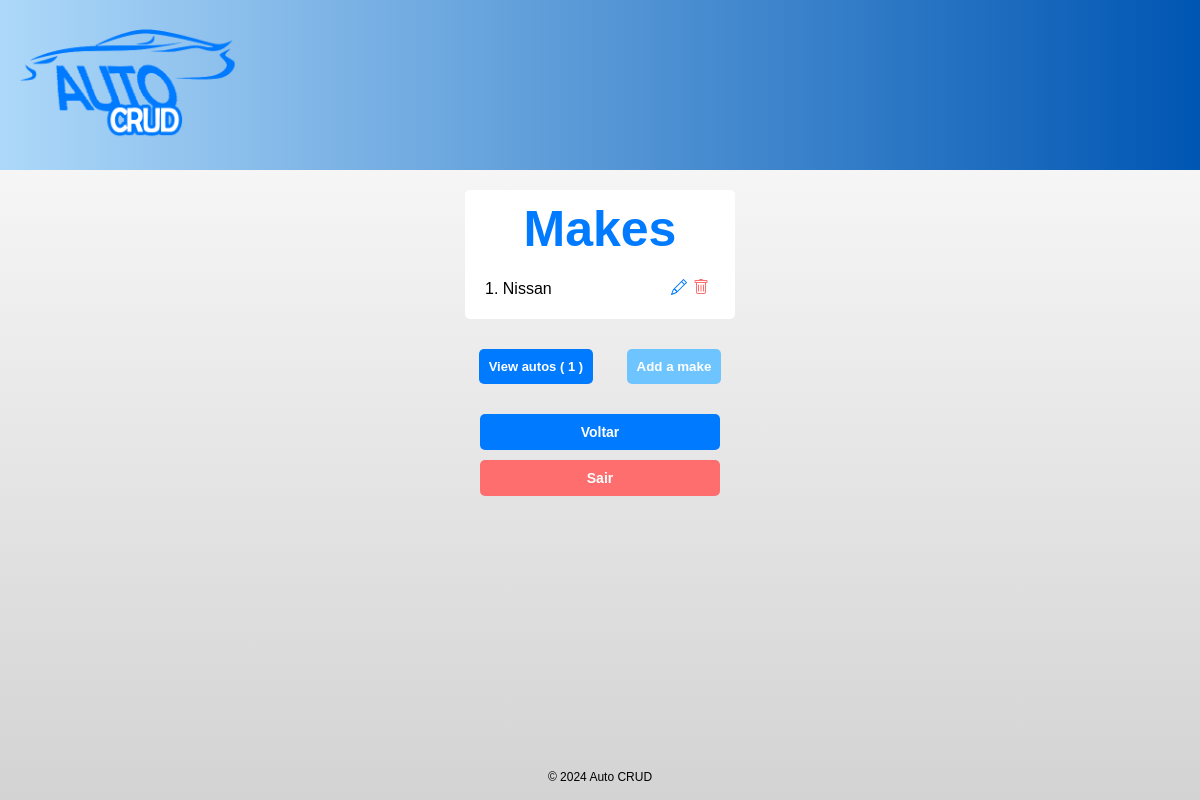
/crud/makes/ (signed in), run on an earlier commit of the app's database.
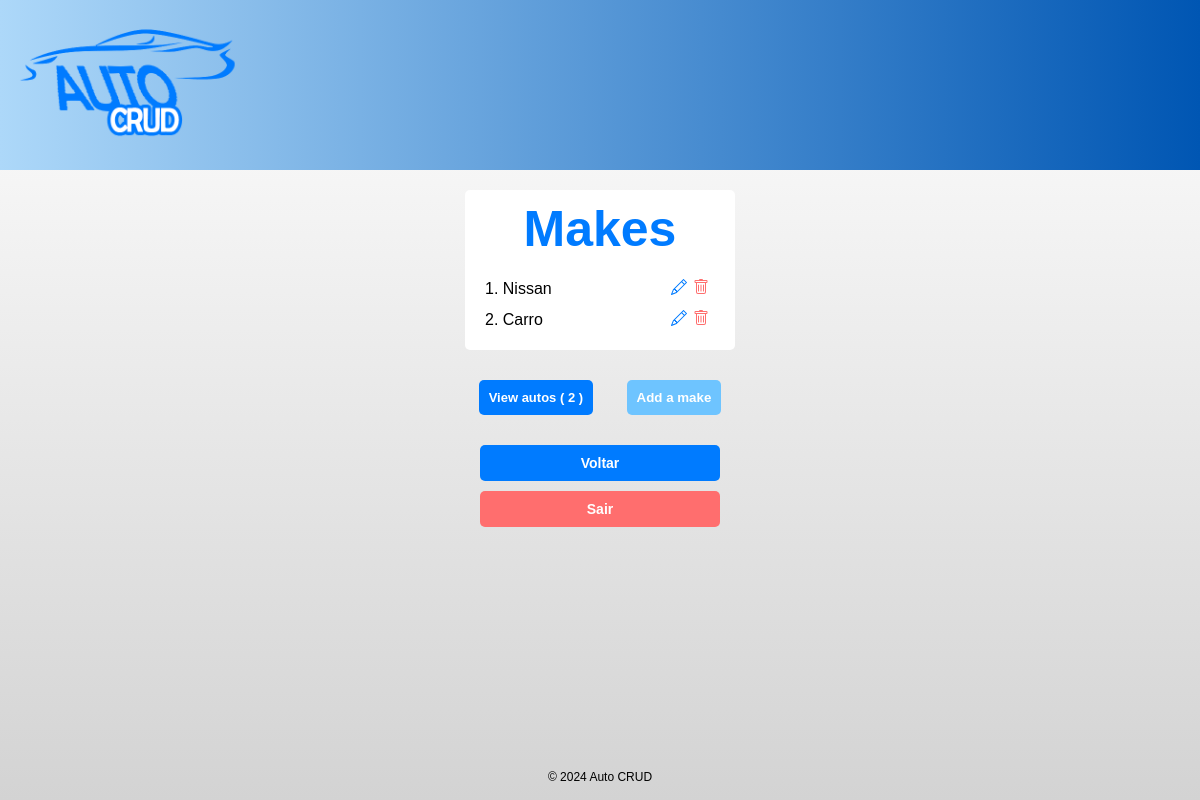
And on a later commit of the database.
### autocrud/models.py (models this page shows, shortened)
class Make(models.Model):
    name = models.CharField(max_length=50)
    user = models.ForeignKey(User, on_delete=models.CASCADE, null=False)

### autocrud/views.py (the view)
# urls.py: path('makes/', views.makes, name='makes'),
@login_required(login_url='/crud/login/')
def makes(request):
    if request.method == 'POST' and 'sair' in request.POST:
        logout(request)
        return redirect('autocrud:autos')
    else:
        user_id = request.user.id
        makes = Make.objects.filter(user_id=user_id)
        autoCount = Auto.objects.filter(user_id=user_id).count()
        return render(request, 'makelist.html', {'makes': makes, 'autoCount': autoCount })

### autocrud/templates/makelist.html (shortened to what this page needs)
{% extends "base.html" %}
{% block content %}
{% if makes %}
<div style="margin-top: 20px; background-color: white; padding: 10px 20px; border-radius: 5px; display: inline-block; width: 230px;">
    <h1 style="font-size: 50px; margin: 0px 0px 20px 0px; color: #007bff;">Makes</h1>
    <ul style="list-style-type: none; padding: 0; text-align: center;">
        {% for make in makes %}
                <li style="margin-bottom: 10px; display: flex; align-items: center; justify-content: space-between;">
                    {{ forloop.counter }}. {{ make.name }}
                    <div style="display: flex; align-items: center; ">
                        <a href="{% url 'autocrud:make_update' make.id %}" class="edit">
                        </a>
                        <form action="{% url 'autocrud:make_delete' make.id %}" method="POST">
                            <button type="submit" class="delete" style="border: none; background-color: transparent; display: block;">
                            </button>
                        </form>
                    </div>
                </li>
                {% endfor %}
        </ul>
    </div>
{% endif %}
<p style="margin-top: 30px;">
    <a href="{% url 'autocrud:autos' %}" class="viewmakes" style="margin-right: 3px;">View autos ( {{ autoCount }} )</a>
    <button class="plus" id="openModalBtn" style="padding: 10px; margin-left: 26px;">Add a make</button>
</p>
{% endblock %}

What changed in the data, as far as the page shows it:
added Make: name "Carro"
Also different on the page:
{{ autoCount }}: "1" → "2"
